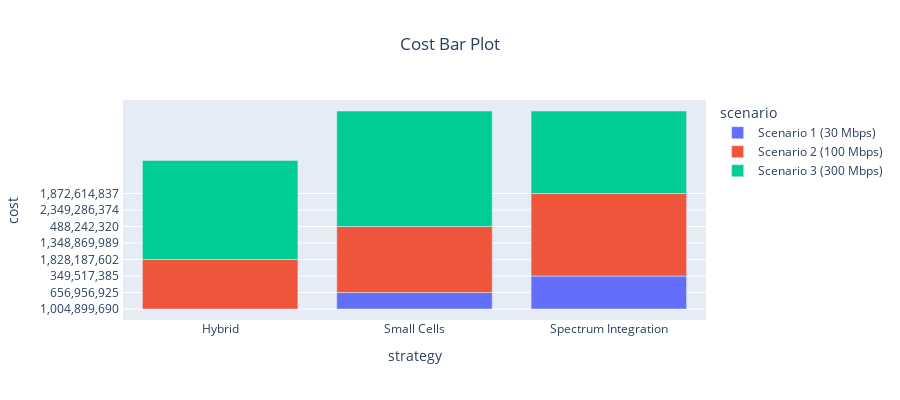

Notebook cell for this chart:
### Markdown cell above
### Cost Bar

### Code cell
cost_bar = px.bar(df, x="strategy", y="cost", color="scenario", title="Cost Bar Plot",
labels={'pop':'strategy'}, height=400)
cost_bar.update_layout(title_x=0.5)

cost_bar.show()

### Figure 1 — Plotly figure (JSON) as saved in the notebook; plotly's stock layout.template omitted (floating-point values rounded to 4 significant figures)
{"data": [{"alignmentgroup": "True", "hovertemplate": "scenario=Scenario 1 (30 Mbps)<br>strategy=%{x}<br>cost=%{y}<extra></extra>", "legendgroup": "Scenario 1 (30 Mbps)", "marker": {"color": "#636efa", "pattern": {"shape": ""}}, "name": "Scenario 1 (30 Mbps)", "offsetgroup": "Scenario 1 (30 Mbps)", "orientation": "v", "showlegend": true, "textposition": "auto", "type": "bar", "x": ["Hybrid", "Small Cells", "Spectrum Integration"], "xaxis": "x", "y": [" 1,004,899,690 ", " 656,956,925 ", " 349,517,385 "], "yaxis": "y"}, {"alignmentgroup": "True", "hovertemplate": "scenario=Scenario 2 (100 Mbps)<br>strategy=%{x}<br>cost=%{y}<extra></extra>", "legendgroup": "Scenario 2 (100 Mbps)", "marker": {"color": "#EF553B", "pattern": {"shape": ""}}, "name": "Scenario 2 (100 Mbps)", "offsetgroup": "Scenario 2 (100 Mbps)", "orientation": "v", "showlegend": true, "textposition": "auto", "type": "bar", "x": ["Hybrid", "Small Cells", "Spectrum Integration"], "xaxis": "x", "y": [" 1,828,187,602 ", " 1,348,869,989 ", " 488,242,320 "], "yaxis": "y"}, {"alignmentgroup": "True", "hovertemplate": "scenario=Scenario 3 (300 Mbps)<br>strategy=%{x}<br>cost=%{y}<extra></extra>", "legendgroup": "Scenario 3 (300 Mbps)", "marker": {"color": "#00cc96", "pattern": {"shape": ""}}, "name": "Scenario 3 (300 Mbps)", "offsetgroup": "Scenario 3 (300 Mbps)", "orientation": "v", "showlegend": true, "textposition": "auto", "type": "bar", "x": ["Hybrid", "Small Cells", "Spectrum Integration"], "xaxis": "x", "y": [" 2,349,286,374 ", " 1,872,614,837 ", " 488,242,320 "], "yaxis": "y"}], "layout": {"barmode": "relative", "height": 400, "legend": {"title": {"text": "scenario"}, "tracegroupgap": 0}, "title": {"text": "Cost Bar Plot", "x": 0.5}, "xaxis": {"anchor": "y", "domain": [0, 1], "title": {"text": "strategy"}}, "yaxis": {"anchor": "x", "domain": [0, 1], "title": {"text": "cost"}}}}
